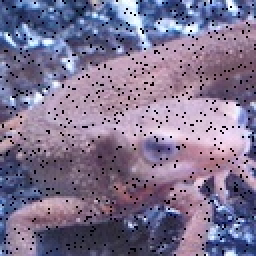
#> input picture img/imori_noise.jpg, 128 x 128 px, found by its file name (shown 2 times larger)
$ python q19.py   (older library calls are emulated)
#> lines starting #> are read from the running program, lines starting #| are printed output that depends on the picture
### source/q9.py
import cv2
import numpy as np
import traceback
import functools


def add_padding(img, val=0):
    """画像の周囲を指定した値でパディングします。

    Arguments:
        img {numpy.ndarray} -- 画像

    Keyword Arguments:
        val {int} -- パディングの値 (default: {0})

    Returns:
        numpy.ndarray -- パディング後の画像
    """

    out_img = img.copy()
    out_img = np.insert(out_img, 0, val, 0)
    out_img = np.insert(out_img, -1, val, 0)
    out_img = np.insert(out_img, 0, val, 1)
    out_img = np.insert(out_img, -1, val, 1)

    return out_img


# [17 lines left out: function delete_padding, not called in this run]


def get_filter_value(mat, kernel) -> float:
    """行列にフィルタを適用した結果の値を取得します。

    Arguments:
        mat {numpy.ndarray} -- 行列
        kernel {numpy.ndarray} -- カーネル

    Raises:
        ValueError
        -- カーネルが正方行列でないとき
        -- 入力された行列とカーネルの大きさが違うとき

    Returns:
        float -- フィルタ適用結果の値
    """

    if not kernel.shape[0] == kernel.shape[1]:
        raise ValueError("カネールは正方行列でなければなりません。")

    try:
        return np.sum(mat * kernel)
    except ValueError:
        traceback.print_exc()
        raise


def fix_overflow(img):
    out_img = img.copy()
    out_img[out_img < 0] = 0
    out_img[out_img > 255] = 255

    return out_img


def apply_filter(img, k_size, fil_func):
    """画像にフィルタを適用します。

    Arguments:
        img {numpy.ndarray} -- BGR画像（3ch）
        k_size {numpy.ndarray} -- カーネルサイズ（3x3なら3）
        fil_func {Callable[[numpy.ndarray], float]} -- フィルタ適用関数

    Returns:
        numpy.ndarray -- フィルタ適用後画像（3ch）

    Notes:
        入力はRGB画像、グレー画像でも正常に動作します。
    """

    k_pad = k_size // 2
    channel_num = 1 if img.ndim == 2 else img.shape[2]
    out_img = np.zeros_like(img, np.float)
    tmp_img = img.copy()

    for _ in range(k_pad):
        tmp_img = add_padding(tmp_img)

    for h in range(0, out_img.shape[0]):
        for w in range(0, out_img.shape[1]):
            for channel in range(channel_num):
                h_end = h + 2 * k_pad + 1
                w_end = w + 2 * k_pad + 1
                if channel_num == 1:
                    out_img[h, w] = fil_func(tmp_img[h: h_end, w: w_end])
                else:
                    out_img[h, w, channel] = fil_func(
                        tmp_img[h: h_end, w: w_end, channel])

    out_img = fix_overflow(out_img)

    return out_img.astype(np.uint8)


# [16 lines left out: function _main, not called in this run]

# [2 lines that do not run on import are left out]

### source/q19.py
import cv2
import numpy as np
import functools
import q9


def _main():  # pragma: no cover
    img = cv2.imread(r"img/imori_noise.jpg", 0)
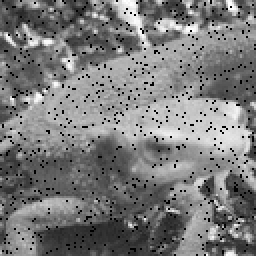
#> img: shape (128, 128) (shown 2 times larger); min 0, max 255, mean 122.6

    log_kernel = np.array([
        [1, 3, 4, 3, 1],
        [3, 6, 7, 6, 3],
        [4, 7, 8, 7, 4],
        [3, 6, 7, 6, 3],
        [1, 3, 4, 3, 1],
    ]) / 100

    img = q9.apply_filter(img, log_kernel.shape[0], functools.partial(
            q9.get_filter_value, kernel=log_kernel))
#> the loop in apply_filter, `for _ in range(k_pad):` made 2 passes
#> pass 1, in add_padding, `out_img = np.insert(out_img, 0, val, 0)`:
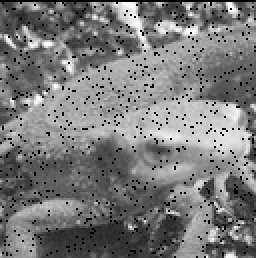
#> out_img: shape (129, 128) (shown 2 times larger); min 0, max 255, mean 121.7
#> pass 1, in add_padding, `out_img = np.insert(out_img, -1, val, 0)`:
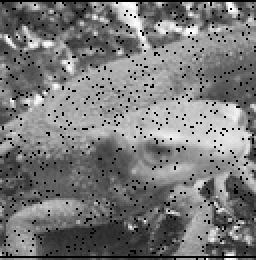
#> out_img: shape (130, 128) (shown 2 times larger); min 0, max 255, mean 120.8
#> pass 1, in add_padding, `out_img = np.insert(out_img, 0, val, 1)`:
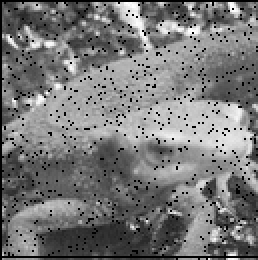
#> out_img: shape (130, 129) (shown 2 times larger); min 0, max 255, mean 119.8
#> pass 1, in add_padding, `out_img = np.insert(out_img, -1, val, 1)`:
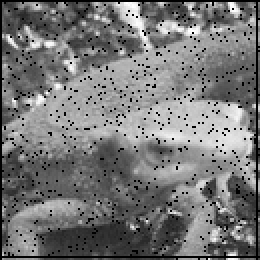
#> out_img: shape (130, 130) (shown 2 times larger); min 0, max 255, mean 118.9
#> after the loop in apply_filter, `for _ in range(k_pad):`:
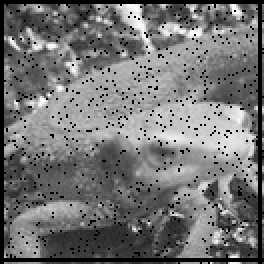
#> tmp_img: shape (132, 132) (shown 2 times larger); min 0, max 255, mean 115.3
#> after the loop in apply_filter, `for h in range(0, out_img.shape[0]):`:
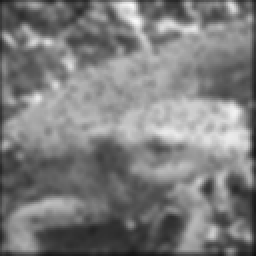
#> out_img: shape (128, 128) float64 (shown 2 times larger); min 15.37, max 250.2, mean 125.1

    cv2.imshow("result", img)
    cv2.waitKey(0)

    cv2.imwrite(r"img/answer_19.jpg", img)

if __name__ == "__main__":  # pragma: no cover
    _main()
